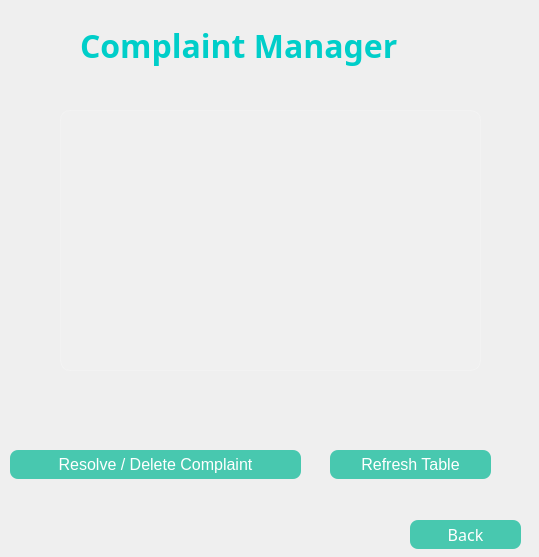
<?xml version="1.0" encoding="UTF-8"?>
<ui version="4.0">
 <class>complaintmanager</class>
 <widget class="QWidget" name="complaintmanager">
  <property name="geometry">
   <rect>
    <x>0</x>
    <y>0</y>
    <width>539</width>
    <height>557</height>
   </rect>
  </property>
  <property name="windowTitle">
   <string>Form</string>
  </property>
  <property name="styleSheet">
   <string notr="true">background-color: qlineargradient(
    x1:0, y1:0, x2:1, y2:1,
    stop:0 #141e30,
    stop:1 #243b55
);
color: white;</string>
  </property>
  <widget class="QPushButton" name="btnResolve">
   <property name="geometry">
    <rect>
     <x>10</x>
     <y>450</y>
     <width>291</width>
     <height>29</height>
    </rect>
   </property>
   <property name="font">
    <font>
     <pointsize>12</pointsize>
    </font>
   </property>
   <property name="styleSheet">
    <string notr="true">QPushButton {
    background-color: rgba(0, 184, 148, 0.7);
    color: white;
    border-radius: 8px;
    padding: 6px;
}
QPushButton:hover {
    background-color: rgba(0, 184, 148, 1);
}</string>
   </property>
   <property name="text">
    <string>Resolve / Delete Complaint</string>
   </property>
  </widget>
  <widget class="QPushButton" name="btnRefresh">
   <property name="geometry">
    <rect>
     <x>330</x>
     <y>450</y>
     <width>161</width>
     <height>29</height>
    </rect>
   </property>
   <property name="font">
    <font>
     <pointsize>12</pointsize>
    </font>
   </property>
   <property name="styleSheet">
    <string notr="true">QPushButton {
    background-color: rgba(0, 184, 148, 0.7);
    color: white;
    border-radius: 8px;
    padding: 6px;
}
QPushButton:hover {
    background-color: rgba(0, 184, 148, 1);
}</string>
   </property>
   <property name="text">
    <string>Refresh Table</string>
   </property>
  </widget>
  <widget class="QLabel" name="label">
   <property name="geometry">
    <rect>
     <x>80</x>
     <y>20</y>
     <width>361</width>
     <height>51</height>
    </rect>
   </property>
   <property name="font">
    <font>
     <family>Swis721 LtEx BT</family>
     <pointsize>-1</pointsize>
     <bold>true</bold>
    </font>
   </property>
   <property name="styleSheet">
    <string notr="true">font-size: 32px;
font-weight: bold;
color: #00cec9;</string>
   </property>
   <property name="text">
    <string>Complaint Manager</string>
   </property>
  </widget>
  <widget class="QTableView" name="tableViewComplaints">
   <property name="geometry">
    <rect>
     <x>60</x>
     <y>110</y>
     <width>421</width>
     <height>261</height>
    </rect>
   </property>
   <property name="styleSheet">
    <string notr="true">QTableView {
    background-color: rgba(255,255,255,0.05);
    border: 1px solid rgba(255,255,255,0.2);
    border-radius: 10px;
    color: white;
    gridline-color: rgba(255,255,255,0.2);
}

QHeaderView::section {
    background-color: rgba(255,255,255,0.1);
    color: white;
    padding: 5px;
    border: none;
}</string>
   </property>
  </widget>
  <widget class="QPushButton" name="btnBack">
   <property name="geometry">
    <rect>
     <x>410</x>
     <y>520</y>
     <width>111</width>
     <height>29</height>
    </rect>
   </property>
   <property name="font">
    <font>
     <family>Swis721 LtEx BT</family>
     <pointsize>12</pointsize>
    </font>
   </property>
   <property name="styleSheet">
    <string notr="true">QPushButton {
    background-color: rgba(0, 184, 148, 0.7);
    color: white;
    border-radius: 8px;
    padding: 6px;
}
QPushButton:hover {
    background-color: rgba(0, 184, 148, 1);
}</string>
   </property>
   <property name="text">
    <string>Back</string>
   </property>
  </widget>
 </widget>
 <resources/>
 <connections/>
</ui>
